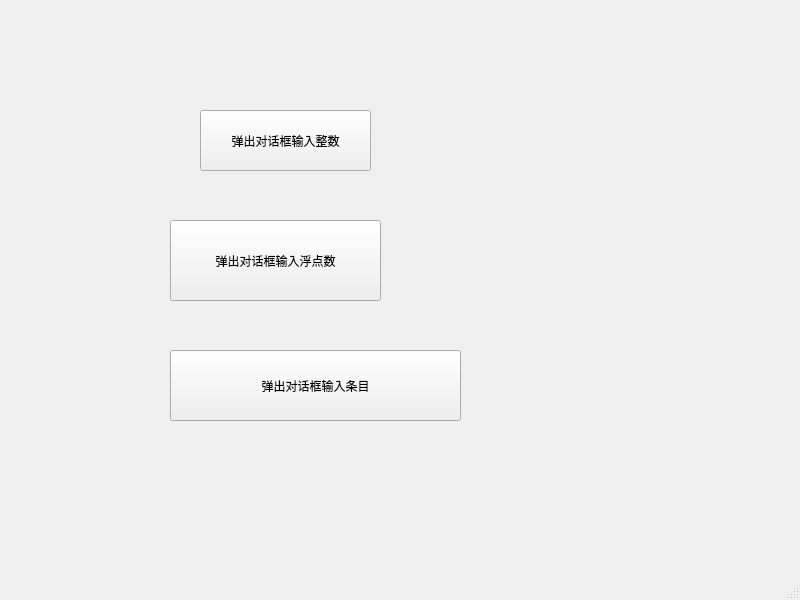
<?xml version="1.0" encoding="UTF-8"?>
<ui version="4.0">
 <class>MainWindow</class>
 <widget class="QMainWindow" name="MainWindow">
  <property name="geometry">
   <rect>
    <x>0</x>
    <y>0</y>
    <width>800</width>
    <height>600</height>
   </rect>
  </property>
  <property name="windowTitle">
   <string>MainWindow</string>
  </property>
  <widget class="QWidget" name="centralwidget">
   <widget class="QPushButton" name="pushButton">
    <property name="geometry">
     <rect>
      <x>200</x>
      <y>110</y>
      <width>171</width>
      <height>61</height>
     </rect>
    </property>
    <property name="text">
     <string>弹出对话框输入整数</string>
    </property>
   </widget>
   <widget class="QPushButton" name="pushButton_2">
    <property name="geometry">
     <rect>
      <x>170</x>
      <y>220</y>
      <width>211</width>
      <height>81</height>
     </rect>
    </property>
    <property name="text">
     <string>弹出对话框输入浮点数</string>
    </property>
   </widget>
   <widget class="QPushButton" name="pushButton_3">
    <property name="geometry">
     <rect>
      <x>170</x>
      <y>350</y>
      <width>291</width>
      <height>71</height>
     </rect>
    </property>
    <property name="text">
     <string>弹出对话框输入条目</string>
    </property>
   </widget>
  </widget>
  <widget class="QMenuBar" name="menubar">
   <property name="geometry">
    <rect>
     <x>0</x>
     <y>0</y>
     <width>800</width>
     <height>18</height>
    </rect>
   </property>
  </widget>
  <widget class="QStatusBar" name="statusbar"/>
 </widget>
 <resources/>
 <connections/>
</ui>
